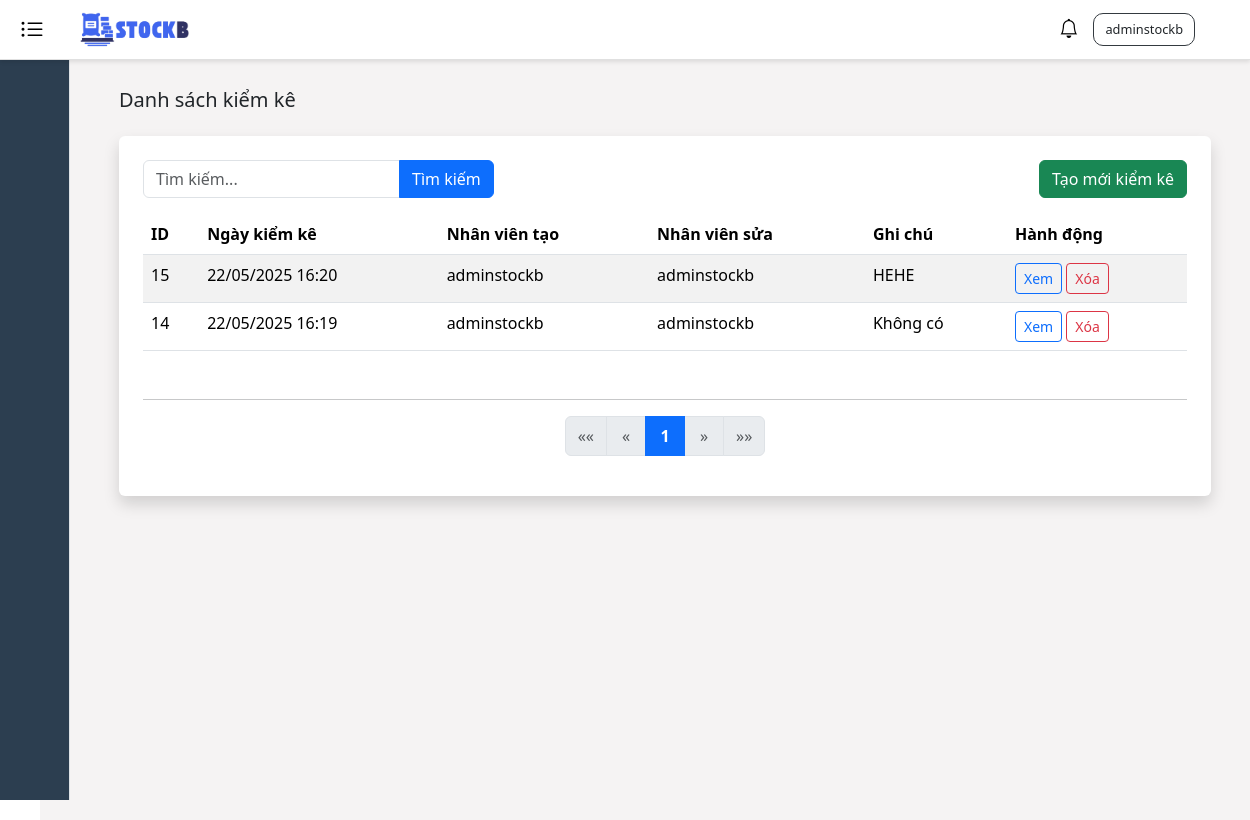
Page /inventory-check/ (signed in) on the earlier database version.
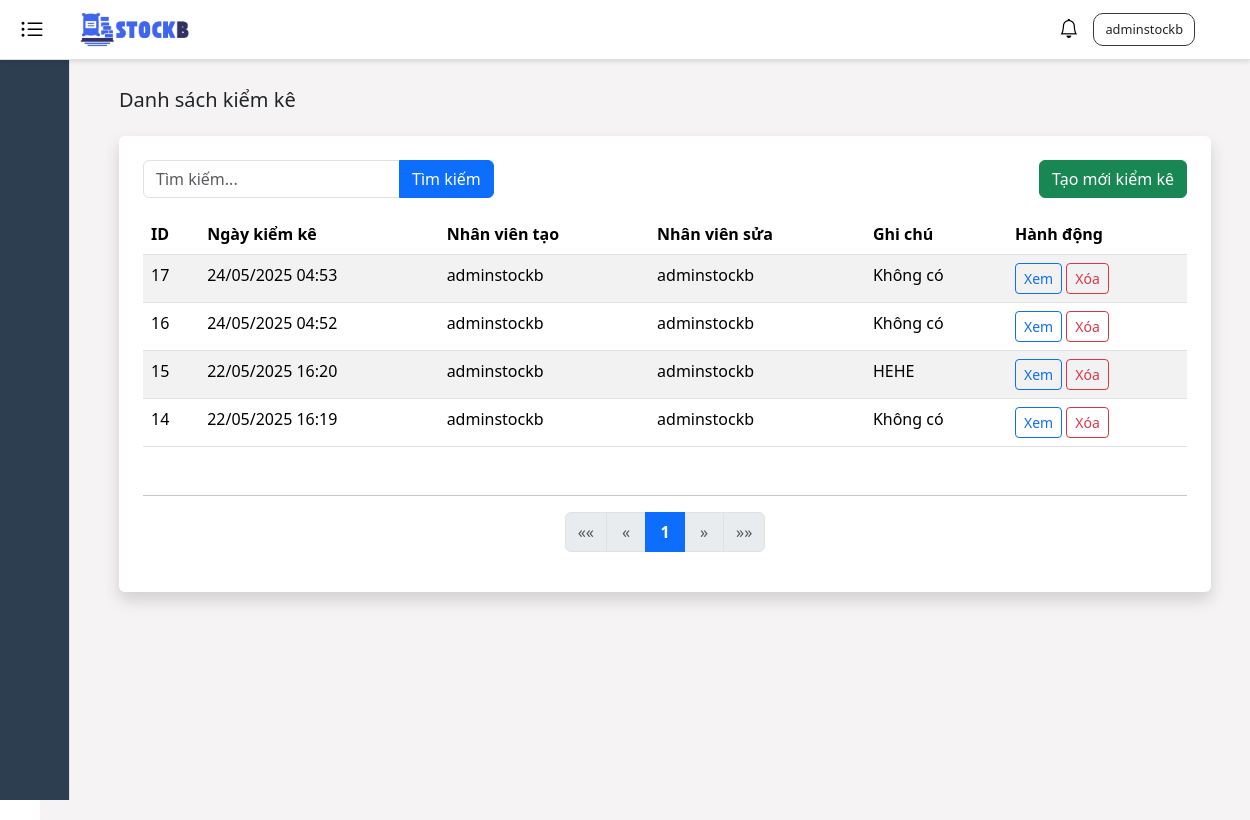
Same page on the later database version.
### stockb/models.py (models this page shows, shortened)
class InventoryCheck(models.Model):
    check_date = models.DateTimeField(default=timezone.now)
    created_by = models.ForeignKey(
        User,
        on_delete=models.SET_NULL,
        null=True,
        blank=True,
        related_name='inventory_check_created'
    )
    updated_by = models.ForeignKey(
        User,
        on_delete=models.SET_NULL,
        null=True,
        blank=True,
        related_name='inventory_check_updated'
    )
    notes = models.TextField(blank=True, null=True)
    created_at = models.DateTimeField(auto_now_add=True)
    updated_at = models.DateTimeField(auto_now=True)

### stockb/views/inventory_check_views.py (the view)
# urls.py: path('inventory-check/', inventory_check_views.inventory_check_list, name='inventory_check_list'),
@login_required
def inventory_check_list(request):
    inventory_checks = InventoryCheck.objects.all().order_by('-check_date')
    search_query = request.GET.get('search', '')
    if search_query:
        inventory_checks = inventory_checks.filter(
            Q(id__icontains=search_query) |
            Q(notes__icontains=search_query) |
            Q(employee__username__icontains=search_query)
        )
    paginator = Paginator(inventory_checks, 10)
    page_number = request.GET.get('page')
    page_obj = paginator.get_page(page_number)
    context = {
        'title': "Kiểm kê hàng hóa",
        'inventory_checks': page_obj,
        'search_query': search_query
    }
    return render(request, 'inventory/inventory_check_list.html', context)

### stockb/context_processors.py (called while the page is built)
def notifications(request):
    return {
        'notifications': Notification.objects.all()[:50]
    }

### stockb/templates/inventory/inventory_check_list.html (shortened to what this page needs)
{% extends 'base.html' %}
{% block content %}
<div class="container-fluid">
    <h5 class="mb-4">Danh sách kiểm kê</h5>
    <div class="container bg-white p-4 rounded shadow">
        <div class="d-flex justify-content-between align-items-center mb-3">
            <div>
                <form method="GET" class="form-inline">
                    <div class="input-group">
                        <input type="text" name="search" class="form-control" placeholder="Tìm kiếm..." value="{{ request.GET.search }}">
                        <button type="submit" class="btn btn-primary">Tìm kiếm</button>
                    </div>
                </form>
            </div>
            <div>
                <a href="{% url 'inventory_check_create' %}" class="btn btn-success">Tạo mới kiểm kê</a>
            </div>
        </div>
        <table class="table table-striped">
            <thead>
                <tr>
                    <th>ID</th>
                    <th>Ngày kiểm kê</th>
                    <th>Nhân viên tạo</th>
                    <th>Nhân viên sửa</th>
                    <th>Ghi chú</th>
                    <th>Hành động</th>
                </tr>
            </thead>
            <tbody>
                {% for check in inventory_checks %}
                    <tr>
                        <td>{{ check.id }}</td>
                        <td>{{ check.check_date|date:"d/m/Y H:i" }}</td>
                        <td>{{ check.created_by }}</td>
                        <td>{{ check.updated_by }}</td>
                        <td>{{ check.notes|default:"Không có" }}</td>
                        <td>
                            <a href="{% url 'inventory_check_update' pk=check.id %}" class="btn btn-sm btn-outline-primary">Xem</a>
                            <form method="POST" action="{% url 'inventory_check_delete' pk=check.id %}" style="display:inline;" onsubmit="return confirm('Bạn có chắc chắn muốn xóa kiểm kê này không?');">
                                <button type="submit" class="btn btn-sm btn-outline-danger">Xóa</button>
                            </form>
                        </td>
                    </tr>
                {% empty %}
                    <tr>
                        <td colspan="5">Không có kiểm kê nào.</td>
                    </tr>
                {% endfor %}
            </tbody>
        </table>
            <div class="mt-5">
                {% include 'Pagination/pagination.html' with page_obj=inventory_checks %}
            </div>
        </div>
    </div>
{% endblock %}

Differences in the rows shown:
added InventoryCheck: id "17", check_date "24/05/2025 04:53", created_by "adminstockb", updated_by "adminstockb", notes "Không có"
added InventoryCheck: id "16", check_date "24/05/2025 04:52", created_by "adminstockb", updated_by "adminstockb", notes "Không có"
